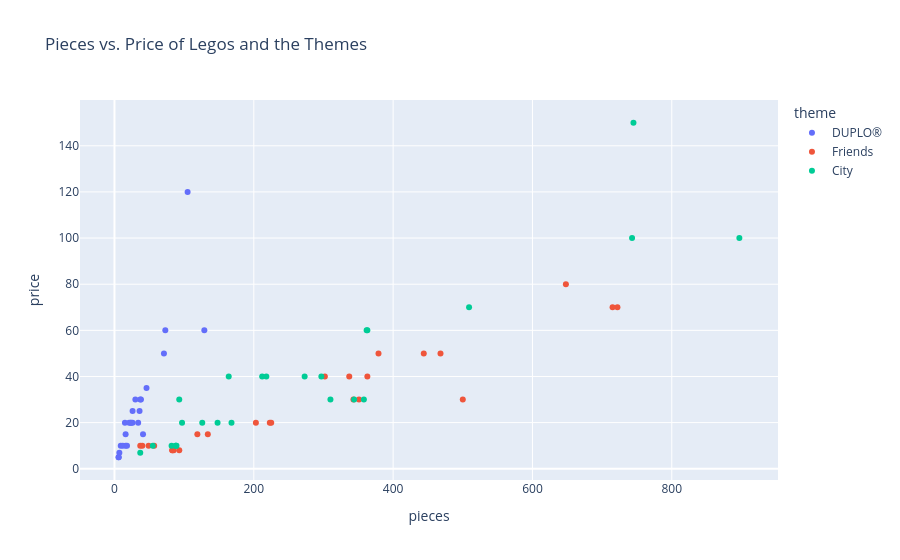

Notebook code for this chart:
### Code cell
fig = px.scatter(DF,
                 x='pieces',
                 y='price',
                 color='theme',
                 title='Pieces vs. Price of Legos and the Themes',
hover_data='set_name')
fig.show()

### Figure 1 — Plotly figure (JSON) as saved in the notebook; plotly's stock layout.template omitted (floating-point values rounded to 4 significant figures)
{"data": [{"customdata": [["My First Ladybird"], ["My First Race Car"], ["My First Celebration"], ["Large Playground Brick Box"], ["Farmers' Market"], ["Farm Animals"], ["Train Bridge and Tracks"], ["Cargo Train"], ["Spider-Man & Hulk Adventures"], ["Rapunzel's Tower"], ["Train Tracks"], ["My First Fun Puzzle"], ["My First Car Creations"], ["Fire Truck"], ["Baby Animals"], ["Tropical Island"], ["Plane"], ["Submarine Adventure"], ["Alphabet Truck"], ["Tow Truck"], ["Super Heroes Lab"], ["Bedroom"], ["Pizza Stand"], ["Bakery"], ["Modular Playhouse"]], "hovertemplate": "theme=DUPLO®<br>pieces=%{x}<br>price=%{y}<br>set_name=%{customdata[0]}<extra></extra>", "legendgroup": "DUPLO®", "marker": {"color": "#636efa", "symbol": "circle"}, "mode": "markers", "name": "DUPLO®", "orientation": "v", "showlegend": true, "type": "scatter", "x": [6, 6, 41, 71, 26, 16, 26, 105, 38, 37, 23, 15, 34, 21, 9, 73, 12, 24, 36, 7, 30, 16, 18, 46, 129], "xaxis": "x", "y": [4.99, 4.99, 14.99, 49.99, 19.99, 9.99, 24.99, 120.0, 29.99, 29.99, 19.99, 19.99, 19.99, 19.99, 9.99, 59.99, 9.99, 19.99, 24.99, 6.99, 29.99, 14.99, 9.99, 34.99, 59.99], "yaxis": "y"}, {"customdata": [["Stephanie's Soccer Practice"], ["Olivia's Mission Vehicle"], ["Mia's Tree House"], ["Friendship House"], ["Friends Advent Calendar"], ["Stephanie's Heart Box"], ["Mia's Heart Box"], ["Mia's Forest Adventures"], ["Stephanie's Obstacle Course"], ["Mia's House"], ["Andrea's Pool Party"], ["Turtles Rescue Mission"], ["Dolphins Rescue Mission"], ["Andrea's Summer Heart Box"], ["Olivia's Summer Heart Box"], ["Heartlake City Hospital"], ["Puppy Playground"], ["Andrea's Play Cube - Singer"], ["Mia's Play Cube - Veterinarian"], ["Mia's Play Cube - Cinema"], ["Baby Elephant Jungle Rescue"], ["Tiger Hot Air Balloon Jungle Rescue"], ["Jungle Rescue Base"], ["Emma's Fashion Shop"], ["Beach House"]], "hovertemplate": "theme=Friends<br>pieces=%{x}<br>price=%{y}<br>set_name=%{customdata[0]}<extra></extra>", "legendgroup": "Friends", "marker": {"color": "#EF553B", "symbol": "circle"}, "mode": "markers", "name": "Friends", "orientation": "v", "showlegend": true, "type": "scatter", "x": [119, 223, 351, 722, 500, 85, 83, 134, 337, 715, 468, 225, 363, 83, 93, 379, 57, 49, 40, 37, 203, 302, 648, 343, 444], "xaxis": "x", "y": [14.99, 19.99, 29.99, 69.99, 29.99, 7.99, 7.99, 14.99, 39.99, 69.99, 49.99, 19.99, 39.99, 7.99, 7.99, 49.99, 9.99, 9.99, 9.99, 9.99, 19.99, 39.99, 79.99, 29.99, 49.99], "yaxis": "y"}, {"customdata": [["Off-Road Chase"], ["Mountain Fugitives"], ["Dirt Road Pursuit"], ["Pickup & Caravan"], ["Heavy Cargo Transport"], ["Mining Team"], ["People Pack - Outdoor Adventures"], ["Parachute Arrest"], ["Dock Side Fire"], ["Fire Station"], ["Fire Plane"], ["Construction Loader"], ["Diving Yacht"], ["Harvester Transport"], ["Mars Research Shuttle"], ["Police Helicopter Chase"], ["Police Monster Truck Heist"], ["Police Station"], ["Fire Helicopter Response"], ["Street Sweeper"], ["Monster Truck"], ["Construction Bulldozer"], ["Tuning Workshop"], ["Ocean Exploration Ship"], ["Safari Off-Roader"]], "hovertemplate": "theme=City<br>pieces=%{x}<br>price=%{y}<br>set_name=%{customdata[0]}<extra></extra>", "legendgroup": "City", "marker": {"color": "#00cc96", "symbol": "circle"}, "mode": "markers", "name": "City", "orientation": "v", "showlegend": true, "type": "scatter", "x": [37, 88, 297, 344, 310, 82, 164, 218, 97, 509, 363, 88, 148, 358, 273, 212, 362, 743, 93, 89, 55, 126, 897, 745, 168], "xaxis": "x", "y": [6.99, 9.99, 39.99, 29.99, 29.99, 9.99, 39.99, 39.99, 19.99, 69.99, 59.99, 9.99, 19.99, 29.99, 39.99, 39.99, 59.99, 99.99, 29.99, 9.99, 9.99, 19.99, 99.99, 150.0, 19.99], "yaxis": "y"}], "layout": {"legend": {"title": {"text": "theme"}, "tracegroupgap": 0}, "title": {"text": "Pieces vs. Price of Legos and the Themes"}, "xaxis": {"anchor": "y", "domain": [0, 1], "title": {"text": "pieces"}}, "yaxis": {"anchor": "x", "domain": [0, 1], "title": {"text": "price"}}}}
